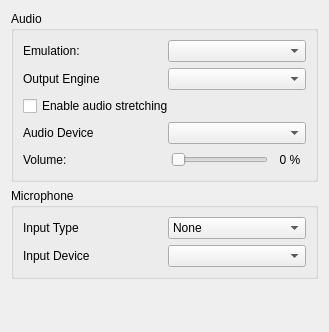
<?xml version="1.0" encoding="UTF-8"?>
<ui version="4.0">
 <class>ConfigureAudio</class>
 <widget class="QWidget" name="ConfigureAudio">
  <property name="geometry">
   <rect>
    <x>0</x>
    <y>0</y>
    <width>329</width>
    <height>332</height>
   </rect>
  </property>
  <layout class="QVBoxLayout">
   <item>
    <widget class="QGroupBox" name="groupBox">
     <property name="title">
      <string>Audio</string>
     </property>
     <layout class="QVBoxLayout">
      <item>
       <layout class="QHBoxLayout" name="horizontalLayout_emulation">
        <property name="bottomMargin">
         <number>0</number>
        </property>
        <item>
         <widget class="QLabel" name="label_emulation">
          <property name="text">
           <string>Emulation:</string>
          </property>
         </widget>
        </item>
        <item>
         <widget class="QComboBox" name="emulation_combo_box"/>
        </item>
       </layout>
      </item>
      <item>
       <layout class="QHBoxLayout">
        <item>
         <widget class="QLabel" name="label1">
          <property name="text">
           <string>Output Engine</string>
          </property>
         </widget>
        </item>
        <item>
         <widget class="QComboBox" name="output_sink_combo_box"/>
        </item>
       </layout>
      </item>
      <item>
       <widget class="QCheckBox" name="toggle_audio_stretching">
        <property name="toolTip">
         <string>This post-processing effect adjusts audio speed to match emulation speed and helps prevent audio stutter. This however increases audio latency.</string>
        </property>
        <property name="text">
         <string>Enable audio stretching</string>
        </property>
       </widget>
      </item>
      <item>
       <layout class="QHBoxLayout">
        <item>
         <widget class="QLabel" name="label2">
          <property name="text">
           <string>Audio Device</string>
          </property>
         </widget>
        </item>
        <item>
         <widget class="QComboBox" name="audio_device_combo_box"/>
        </item>
       </layout>
      </item>
      <item>
       <layout class="QHBoxLayout" name="horizontalLayout_2">
        <property name="topMargin">
         <number>0</number>
        </property>
        <item>
         <widget class="QLabel" name="label">
          <property name="text">
           <string>Volume:</string>
          </property>
         </widget>
        </item>
        <item>
         <spacer name="horizontalSpacer">
          <property name="orientation">
           <enum>Qt::Horizontal</enum>
          </property>
          <property name="sizeHint" stdset="0">
           <size>
            <width>40</width>
            <height>20</height>
           </size>
          </property>
         </spacer>
        </item>
        <item>
         <widget class="QSlider" name="volume_slider">
          <property name="sizePolicy">
           <sizepolicy hsizetype="Expanding" vsizetype="Fixed">
            <horstretch>0</horstretch>
            <verstretch>0</verstretch>
           </sizepolicy>
          </property>
          <property name="maximum">
           <number>100</number>
          </property>
          <property name="pageStep">
           <number>10</number>
          </property>
          <property name="orientation">
           <enum>Qt::Horizontal</enum>
          </property>
         </widget>
        </item>
        <item>
         <widget class="QLabel" name="volume_indicator">
          <property name="minimumSize">
           <size>
            <width>32</width>
            <height>0</height>
           </size>
          </property>
          <property name="text">
           <string>0 %</string>
          </property>
          <property name="alignment">
           <set>Qt::AlignCenter</set>
          </property>
         </widget>
        </item>
       </layout>
      </item>
     </layout>
    </widget>
   </item>
   <item>
    <widget class="QGroupBox" name="groupBox_2">
     <property name="title">
      <string>Microphone</string>
     </property>
     <layout class="QVBoxLayout" name="verticalLayout">
      <item>
       <layout class="QHBoxLayout" name="horizontalLayout">
        <item>
         <widget class="QLabel" name="label_2">
          <property name="text">
           <string>Input Type</string>
          </property>
         </widget>
        </item>
        <item>
         <widget class="QComboBox" name="input_type_combo_box">
          <item>
           <property name="text">
            <string>None</string>
           </property>
          </item>
          <item>
           <property name="text">
            <string>Real Device</string>
           </property>
          </item>
          <item>
           <property name="text">
            <string>Static Noise</string>
           </property>
          </item>
         </widget>
        </item>
       </layout>
      </item>
      <item>
       <layout class="QHBoxLayout" name="horizontalLayout_3">
        <item>
         <widget class="QLabel" name="label_3">
          <property name="text">
           <string>Input Device</string>
          </property>
         </widget>
        </item>
        <item>
         <widget class="QComboBox" name="input_device_combo_box"/>
        </item>
       </layout>
      </item>
     </layout>
    </widget>
   </item>
   <item>
    <spacer>
     <property name="orientation">
      <enum>Qt::Vertical</enum>
     </property>
     <property name="sizeHint" stdset="0">
      <size>
       <width>167</width>
       <height>55</height>
      </size>
     </property>
    </spacer>
   </item>
  </layout>
 </widget>
 <resources/>
 <connections/>
</ui>
